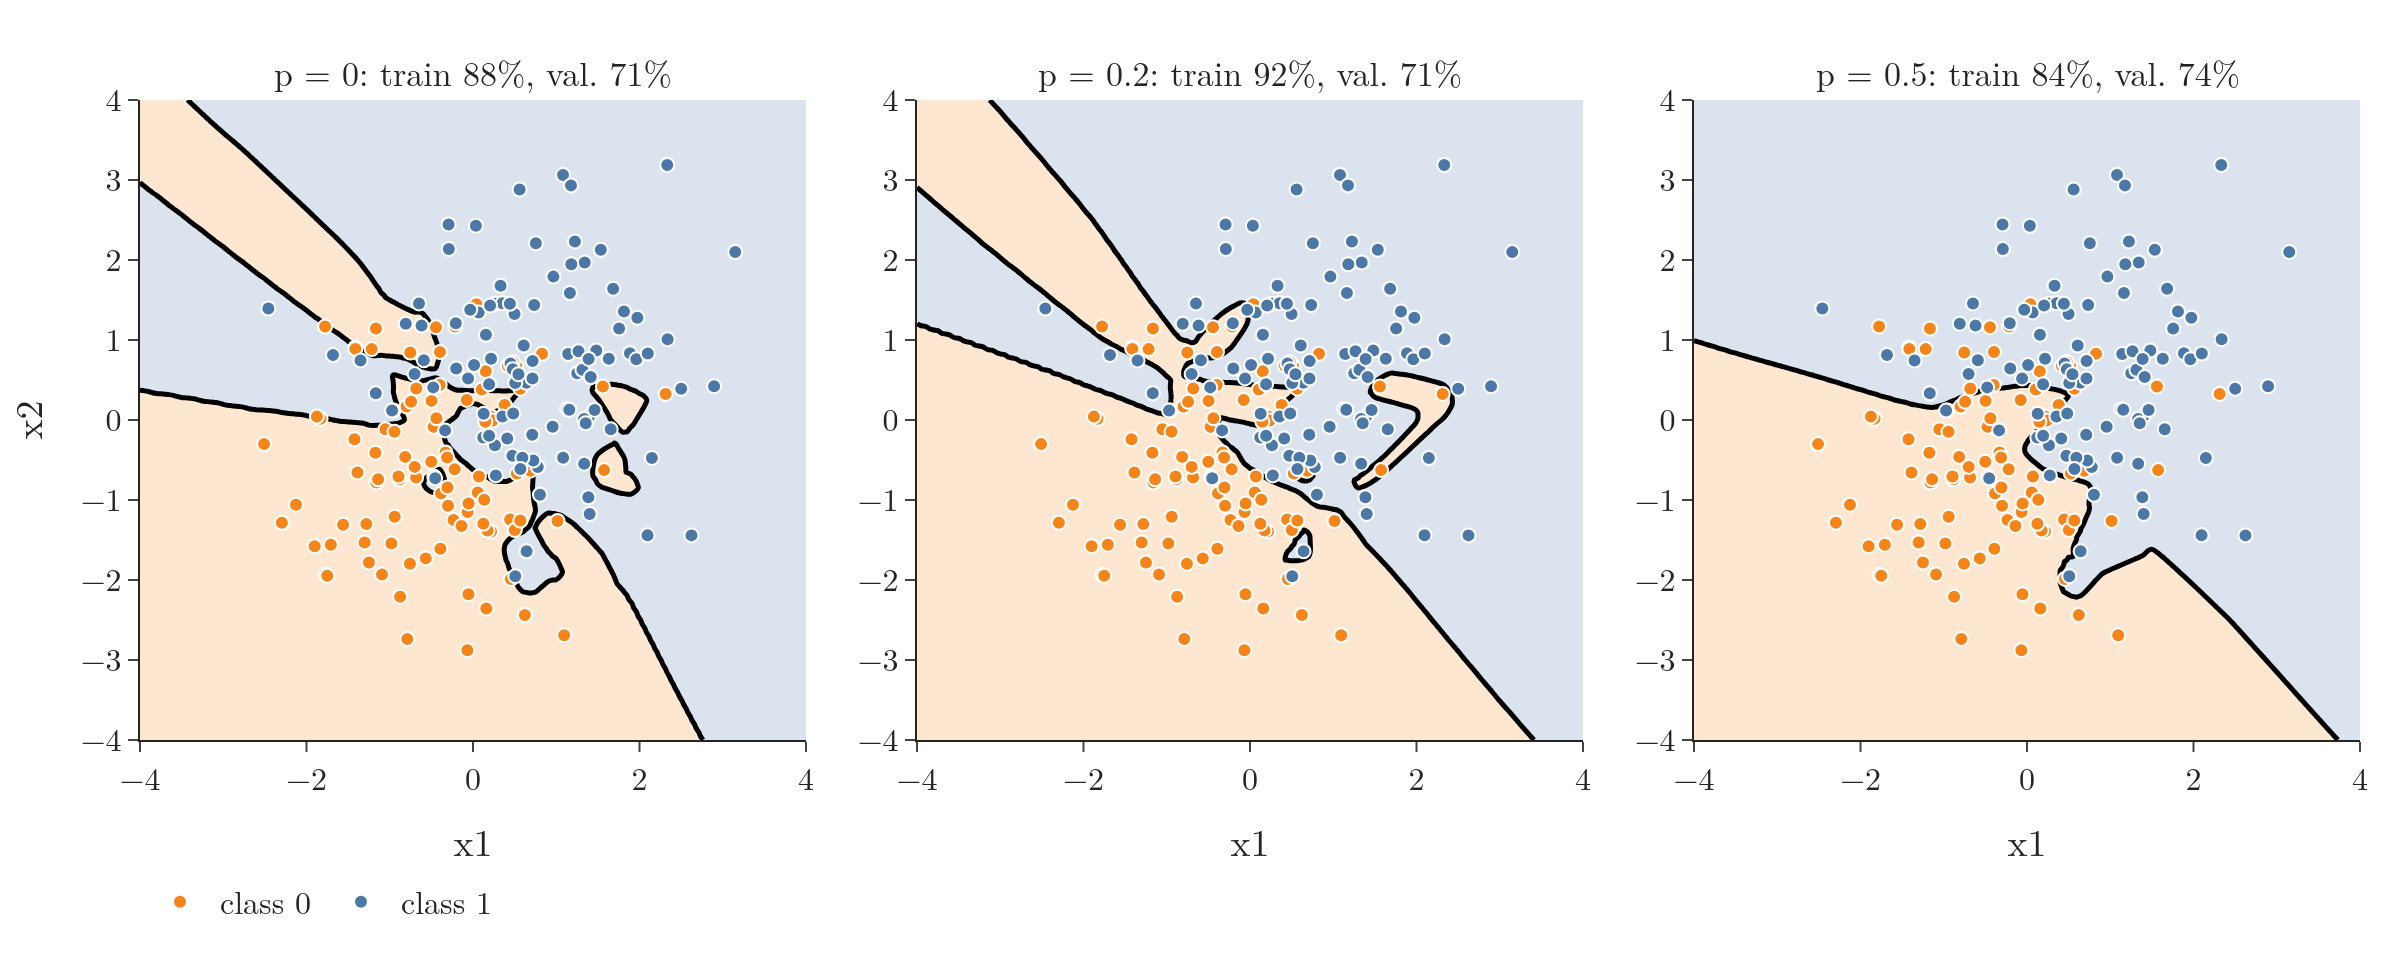

Write the Python code that produced this figure.
"""Classification: decision boundaries for dropout rates 0, 0.2 and 0.5, with the training points (Plotly)."""
from pathlib import Path
import pandas as pd
import plotly.graph_objects as go
from plotly.subplots import make_subplots
from common import BLUE, ORANGE, FONT

here = Path(__file__).parent
d = here.parent / "data"
g, pts, sc = (pd.read_csv(d / f) for f in ("classification_grid.csv", "classification_points.csv",
                                            "classification_scores.csv"))
xs, ys = sorted(g.x1.unique()), sorted(g.x2.unique())
titles = [f"p = {r.p:g}: train {r.train_accuracy:.0%}, val. {r.val_accuracy:.0%}" for r in sc.itertuples()]
fig = make_subplots(1, 3, horizontal_spacing=0.05, subplot_titles=titles)
for k, p in enumerate(["0", "0.2", "0.5"]):
    z = g.pivot(index="x2", columns="x1", values=f"p={p}").values
    fig.add_trace(go.Heatmap(x=xs, y=ys, z=(z > 0.5).astype(int), showscale=False, opacity=0.2,
                             colorscale=[[0, ORANGE], [1, BLUE]]), 1, k + 1)
    fig.add_trace(go.Contour(x=xs, y=ys, z=z, showscale=False, contours=dict(start=0.5, end=0.5, size=1,
                  coloring="lines"), colorscale=[[0, "black"], [1, "black"]], line=dict(width=2.5)), 1, k + 1)
    for cls, c in ((0, ORANGE), (1, BLUE)):
        q = pts[pts.y == cls]
        fig.add_scatter(x=q.x1, y=q.x2, mode="markers", name=f"class {cls}", showlegend=k == 0,
                        marker=dict(color=c, size=7, line=dict(width=1, color="white")), row=1, col=k + 1)
fig.update_xaxes(range=[-4, 4], title="x1")
fig.update_yaxes(range=[-4, 4])
fig.update_yaxes(title="x2", col=1)
fig.update_layout(template="simple_white", width=1200, height=480, font=FONT,
                  legend=dict(orientation="h", x=0.0, y=-0.2), margin=dict(l=60, r=20, t=50, b=60))
fig.update_annotations(font=dict(size=17))
fig.write_image(here / "boundaries.png", scale=2)
fig.write_image(here / "boundaries.pdf")
